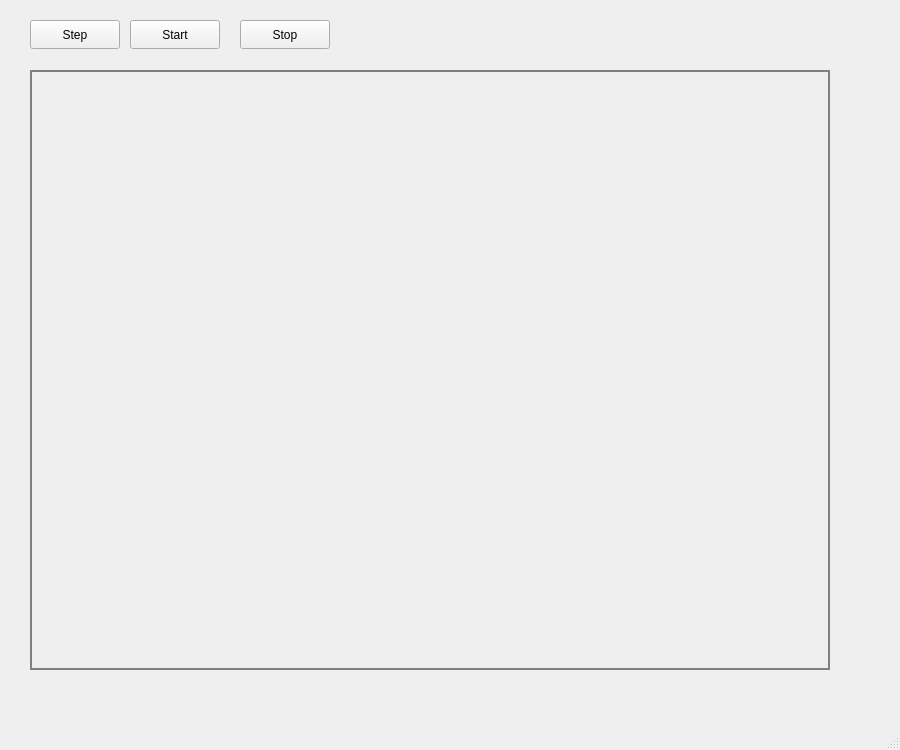
<?xml version="1.0" encoding="UTF-8"?>
<ui version="4.0">
 <class>MainWindow</class>
 <widget class="QMainWindow" name="MainWindow">
  <property name="geometry">
   <rect>
    <x>0</x>
    <y>0</y>
    <width>900</width>
    <height>750</height>
   </rect>
  </property>
  <property name="windowTitle">
   <string>MainWindow</string>
  </property>
  <widget class="QWidget" name="centralwidget">
   <widget class="QPushButton" name="pushButton">
    <property name="geometry">
     <rect>
      <x>30</x>
      <y>20</y>
      <width>90</width>
      <height>29</height>
     </rect>
    </property>
    <property name="text">
     <string>Step</string>
    </property>
   </widget>
   <widget class="QPushButton" name="startButton">
    <property name="geometry">
     <rect>
      <x>130</x>
      <y>20</y>
      <width>90</width>
      <height>29</height>
     </rect>
    </property>
    <property name="text">
     <string>Start</string>
    </property>
   </widget>
   <widget class="TempBoard" name="boardWidget" native="true">
    <property name="geometry">
     <rect>
      <x>30</x>
      <y>70</y>
      <width>800</width>
      <height>600</height>
     </rect>
    </property>
    <property name="baseSize">
     <size>
      <width>1600</width>
      <height>1200</height>
     </size>
    </property>
    <property name="autoFillBackground">
     <bool>false</bool>
    </property>
    <property name="styleSheet">
     <string notr="true">border: 2px solid gray;</string>
    </property>
   </widget>
   <widget class="QPushButton" name="stopButton">
    <property name="geometry">
     <rect>
      <x>240</x>
      <y>20</y>
      <width>90</width>
      <height>29</height>
     </rect>
    </property>
    <property name="text">
     <string>Stop</string>
    </property>
   </widget>
  </widget>
  <widget class="QMenuBar" name="menubar">
   <property name="geometry">
    <rect>
     <x>0</x>
     <y>0</y>
     <width>900</width>
     <height>21</height>
    </rect>
   </property>
  </widget>
  <widget class="QStatusBar" name="statusbar"/>
 </widget>
 <customwidgets>
  <customwidget>
   <class>TempBoard</class>
   <extends>QWidget</extends>
   <header>tempboard.h</header>
   <container>1</container>
  </customwidget>
 </customwidgets>
 <resources/>
 <connections/>
</ui>
